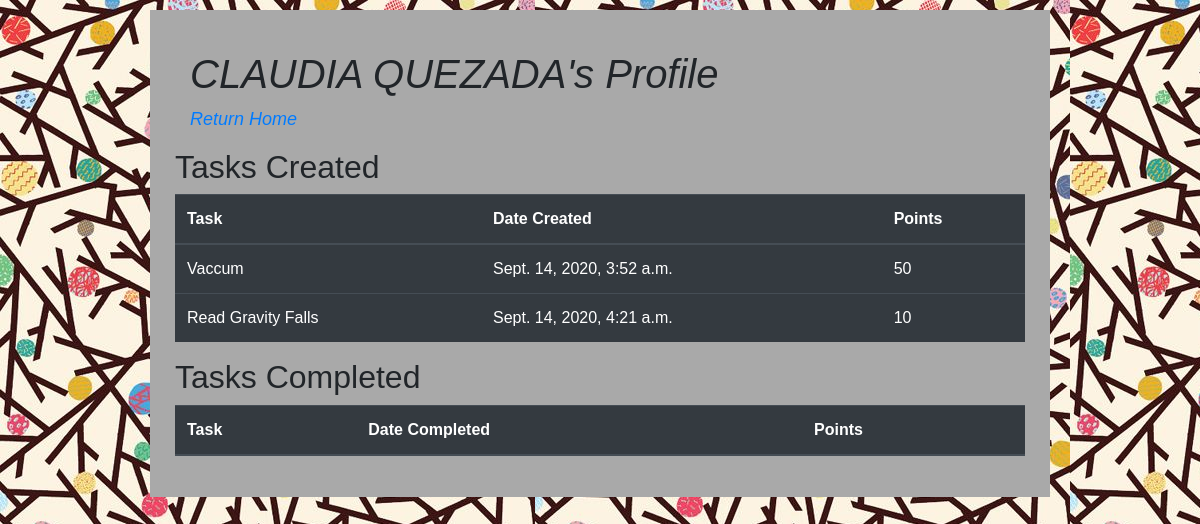
Screenshot of /profile/4 with the database file from the repository.
### task_app/models.py (models this page shows)
class User(models.Model):
    first_name = models.CharField(max_length=100)
    last_name = models.CharField(max_length=100)
    email = models.CharField(max_length=100)
    password = models.CharField(max_length=100)
    created_at = models.DateTimeField(auto_now_add=True)
    updated_at = models.DateTimeField(auto_now=True)
    objects = UserManager()

class Task(models.Model):
    title = models.CharField(max_length=255)
    description = models.CharField(max_length=255)
    points = models.IntegerField()
    creator = models.ForeignKey(User, related_name="created_tasks", on_delete=models.CASCADE)
    completed_by = models.ManyToManyField(User, related_name="completed_tasks")
    likes = models.ManyToManyField(User, related_name="likes")
    created_at = models.DateTimeField(auto_now_add=True)
    updated_at = models.DateTimeField(auto_now=True)
    objects = TaskManager()

### task_app/views.py (the view)
# urls.py: path('profile/<int:id>', views.profile),
def profile(request, id):
    context = {
        'one_user': User.objects.get(id=id)
    }
    return render(request, 'profile.html', context)

### task_app/templates/profile.html (shortened to what this page needs)
<!DOCTYPE html>
<html lang="en">
<head>
    <link rel="stylesheet" href="https://stackpath.bootstrapcdn.com/bootstrap/4.5.2/css/bootstrap.min.css">
    {% load static %}
    <link rel="stylesheet" href="{% static 'style.css' %}">
</head>
<body>
    <div class="wrapper">
        <div class="header">
            <h1>{{one_user.first_name}} {{one_user.last_name}}'s Profile</h1>
            <a href="/tasks">Return Home</a>
        </div>
        <h2>Tasks Created</h2>
        <table class="table table-dark">
            <thead>
                <tr>
                    <th>Task</th>
                    <th>Date Created</th>
                    <th>Points</th>
                </tr>
            </thead>
            <tbody>
            {% for task in one_user.created_tasks.all %}
                <tr>
                    <td>{{ task.title }}</td>
                    <td>{{ task.created_at }}</td>
                    <td>{{ task.points }}</td>
                </tr>
            {% endfor %}
            </tbody>
        </table>
        <h2>Tasks Completed</h2>
        <table class="table table-dark">
            <thead>
                <tr>
                    <th>Task</th>
                    <th>Date Completed</th>
                    <th>Points</th>
                </tr>
            </thead>
        </table>
    </div>
</body>
</html>

### task_app/static/style.css (style rules this page uses)
* { font-family: 'Lucida Sans', 'Lucida Sans Regular', 'Lucida Grande', 'Lucida Sans Unicode', Geneva, Verdana, sans-serif; }
.wrapper { font-family: sans-serif; margin: 10px auto; width: 900px; padding: 25px; background-color: darkgray; }
.header { text-decoration-color: rgb(22, 22, 21); font-style: oblique; font-weight: 400; font-size: large; font: outline; font-stretch: expanded; padding: 15px; background-color: darkgray; }
body { background-image: url("tree.png"); background-color: #45969a; }

### rows the page displays
User: first_name "CLAUDIA", last_name "QUEZADA"
Task: title "Vaccum", created_at "Sept. 14, 2020, 3:52 a.m.", points "50"
Task: title "Read Gravity Falls", created_at "Sept. 14, 2020, 4:21 a.m.", points "10"
